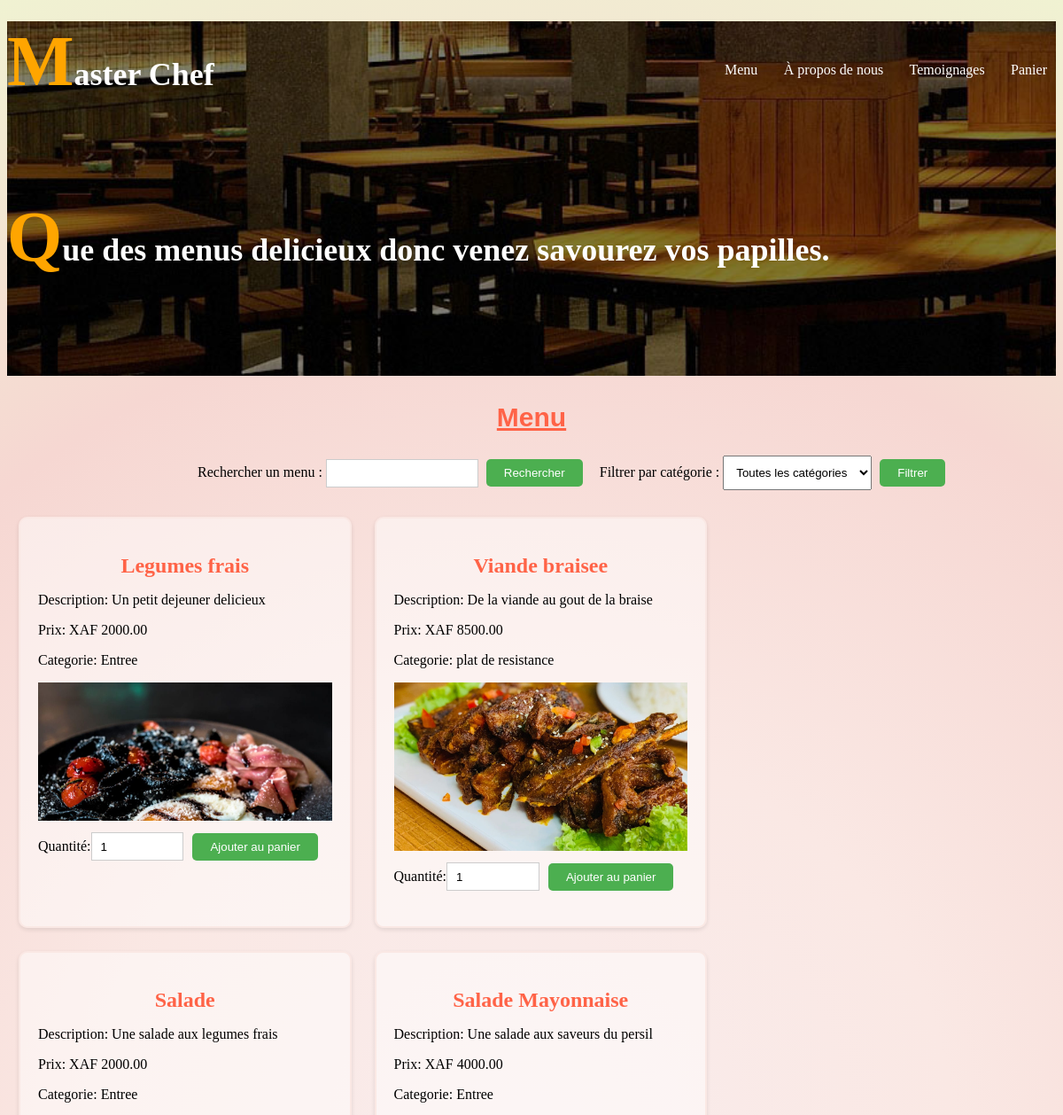
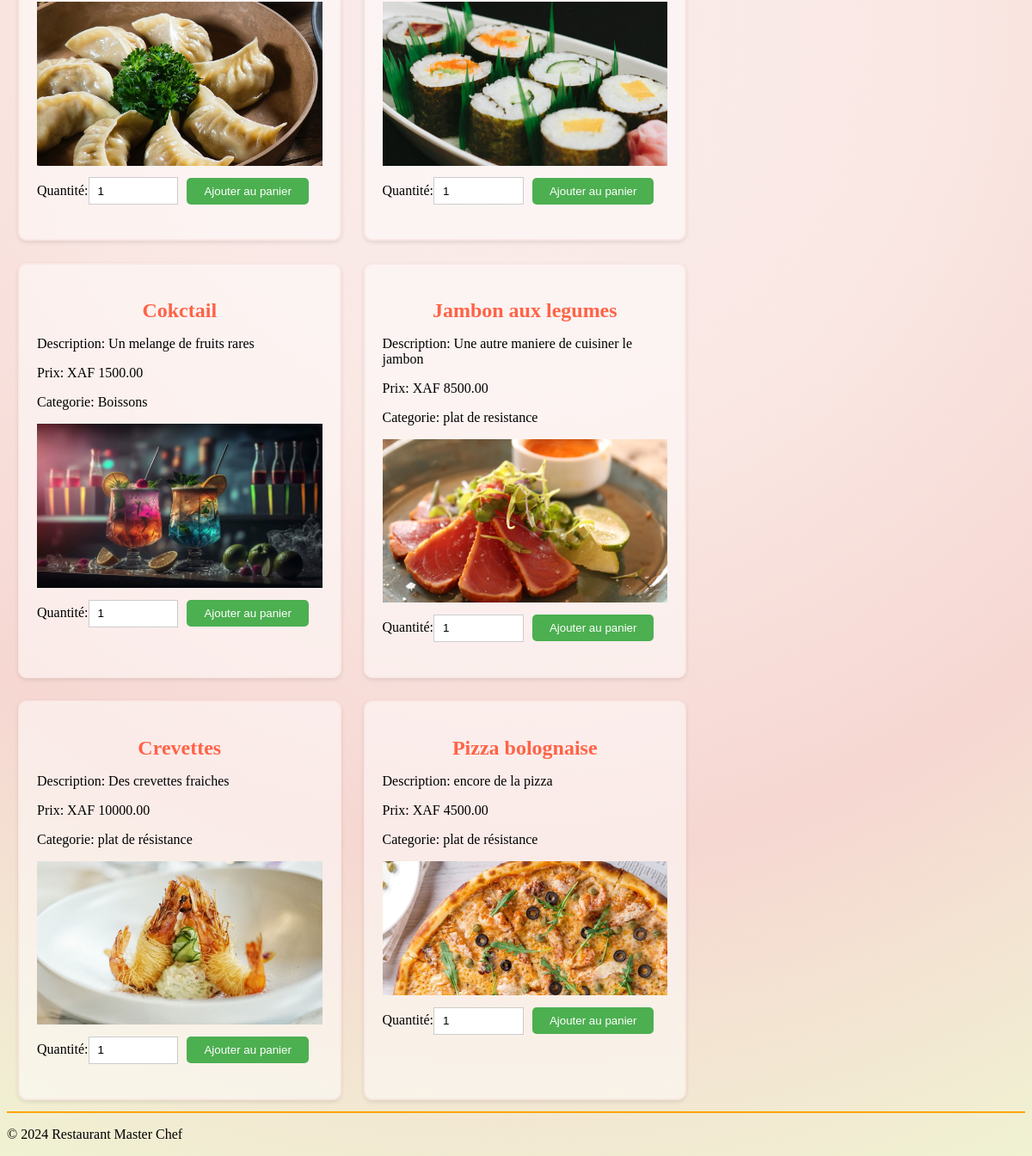
The page / on the database its author committed (2 pictures, top to bottom).
### tables this page shows
CREATE TABLE IF NOT EXISTS `menus` (
  `id` int NOT NULL AUTO_INCREMENT,
  `nom` varchar(255) NOT NULL,
  `description` text NOT NULL,
  `image` varchar(255) NOT NULL,
  `prix` decimal(10,2) NOT NULL,
  `categorie` varchar(255) NOT NULL,
  PRIMARY KEY (`id`)
);

### index.php (the view, shortened to what this page needs)
<?php
require_once 'database.php';
?>
<!DOCTYPE html>
<html lang="fr">
<head>
</head>
<body>
    <header>
        <h1>Master Chef</h1>
    <main>
        <section class="onglets">
            <div class="onglet" id="onglet-menu">Menu</div>
            <div class="onglet" id="onglet-a-propos">À propos de nous</div>
            <div class="onglet" id="onglet-contacts">Temoignages</div>
            <div class="onglet" id="onglet-panier">Panier</div>
        </section>
    <div id="entete">
        <h1>Que des menus delicieux donc venez savourez vos papilles.</h1>
    </div>
    </header>
    <section class="contenu-onglet actif" id="contenu-menu">
    <h3>Menu</h3>
    <div class= "header_container">
    <div class="form-container">
        <form action="" method="post" class="form-recherche">
            <label for="recherche" class="form-element-1">Rechercher un menu :</label>
            <input type="text" id="recherche" name="recherche" class="form-element-1">
            <input type="submit" value="Rechercher" class="form-element-1">
        </form>
        <form action="" method="post" class="form-filtre">
            <label for="categorie" class="form-element-1">Filtrer par catégorie :</label>
            <select id="categorie" name="categorie" class="form-element-1">
                <option value="" class="form-element-1">Toutes les catégories</option>
    </div>
<?php
$sql = "SELECT DISTINCT categorie FROM menus";
?>
<input class="filt" type="submit" value="Filtrer">
<?php
if ($_SERVER['REQUEST_METHOD'] == 'POST' && isset($_POST['categorie'])) {
    $categorie = mysqli_real_escape_string($conn, $_POST['categorie']);
    if ($categorie != "") {
        $sql = "SELECT * FROM menus WHERE categorie = '$categorie'";
    } else {
        $sql = "SELECT * FROM menus";
    }
} else {
    $sql = "SELECT * FROM menus";
}
$result = $conn->query($sql);
if ($result->num_rows > 0) {
    echo "<ul>";
    while($row = $result->fetch_assoc()) {
        echo "<li>";
        echo "<h2>" . htmlspecialchars($row["nom"]) . "</h2>";
        echo "<p>Description: " . htmlspecialchars($row["description"]) . "</p>";
        echo "<p>Prix: XAF " . htmlspecialchars($row["prix"]) . "</p>";
        echo "<p>Categorie: " . htmlspecialchars($row["categorie"]) . "</p>";
        echo "<img src='" . htmlspecialchars($row["image"]) . "'>";
        echo "<form action='ajouter_au_panier.php' method='post'>";
        echo "<label for='quantite'>Quantité:</label>";
        echo "<input type='number' id='quantite' name='quantite' value='1' min='1'>";
        echo "<input type='submit' value='Ajouter au panier'>";
        echo "</form>";
        echo "</li>";
    }
    echo "</ul>";
} else {
    echo "Aucun article trouvé";
}
?>
</section>
    <footer>
        <p>&copy; 2024 Restaurant Master Chef</p>
    </footer>
</body>
</html>

### index.php (style rules this page uses)
body { font-family: 'Times New Roman', Times, serif; background-image: radial-gradient(circle, #f9ecec, #fae8e4, #f6d7d2, #f0f2d2); }
h1 { color: white; font-size: 36px; margin-bottom: 20px; }
h2 { color: tomato; font-size: 24px; margin-bottom: 10px; text-align:center; font-family:Georgia; }
h3 { color: tomato; font-size: 30px; margin-bottom: 10px; text-align:center; text-decoration:underline; font-family:Arial; }
h1::first-letter { color:orange; font-size: 80px; }
ul { list-style-type: none; padding: 0; margin: 0; display:flex; flex-wrap:wrap; }
li { transition: transform 0.3s, box-shadow 0.3s; padding: 20px; border-bottom: 1px solid #ddd; border-radius: 10px; margin:13px; width: 28%; box-shadow: 0 2px 5px rgba(14, 13, 13, 0.1); border:2px solid #fae8e4; background-color:rgba(255,255,255,0.5); }
.header_container { margin-top: 20px; display: flex; }
label { display:inline block; margin-bottom: 10px; }
input[type="text"], input[type="number"] { width: 25%; height: 10px; margin-bottom: 20px; padding: 10px; border: 1px solid #ccc; }
input[type="submit"] { background-color: #4CAF50; color: #fff; padding: 8px 20px; border: none; border-radius: 5px; cursor: pointer; margin:10px; }
.onglets { display: flex; justify-content: space-between; margin-bottom: 100px; margin-left: 800px; margin-top:-75px; }
.onglet { padding: 10px; border-radius: 5px; cursor: pointer; color:white; }
.contenu-onglet { display: none; }
.contenu-onglet.actif { display: block; border-bottom:2px solid orange; }
.form-recherche { display: inline; margin-left:210px; }
.form-filtre { display: inline; }
.form-container { display: inline; align-items: top; justify-content:center; }
.form-element-1 { position: relative; justify-self: center; padding: 10px; margin: -5px; }
#recherche { width: 150px; height: 10px; }
#entete { position: relative; overflow: hidden; white-space: nowrap; width: 100%; }
#entete h1 { display: inline-block; animation: defilement 8s linear infinite; padding-right: 100%; }
header { background-image:url('imgs/pageheader-banner.jpg'); background-size:cover; height: 400px; width: 100%; }
img { width: 100%; height: auto; }

### rows shown on the page
menus: nom "Legumes frais", description "Un petit dejeuner delicieux", prix "2000.00", categorie "Entree", image (picture)
menus: nom "Viande braisee", description "De la viande au gout de la braise", prix "8500.00", categorie "plat de resistance", image (picture)
menus: nom "Salade", description "Une salade aux legumes frais", prix "2000.00", categorie "Entree", image (picture)
menus: nom "Salade Mayonnaise", description "Une salade aux saveurs du persil", prix "4000.00", categorie "Entree", image (picture)
menus: nom "Cokctail", description "Un melange de fruits rares", prix "1500.00", categorie "Boissons", image (picture)
menus: nom "Jambon aux legumes", description "Une autre maniere de cuisiner le jambon", prix "8500.00", categorie "plat de resistance", image (picture)
menus: nom "Crevettes", description "Des crevettes fraiches", prix "10000.00", categorie "plat de résistance", image (picture)
menus: nom "Pizza bolognaise", description "encore de la pizza", prix "4500.00", categorie "plat de résistance", image (picture)
